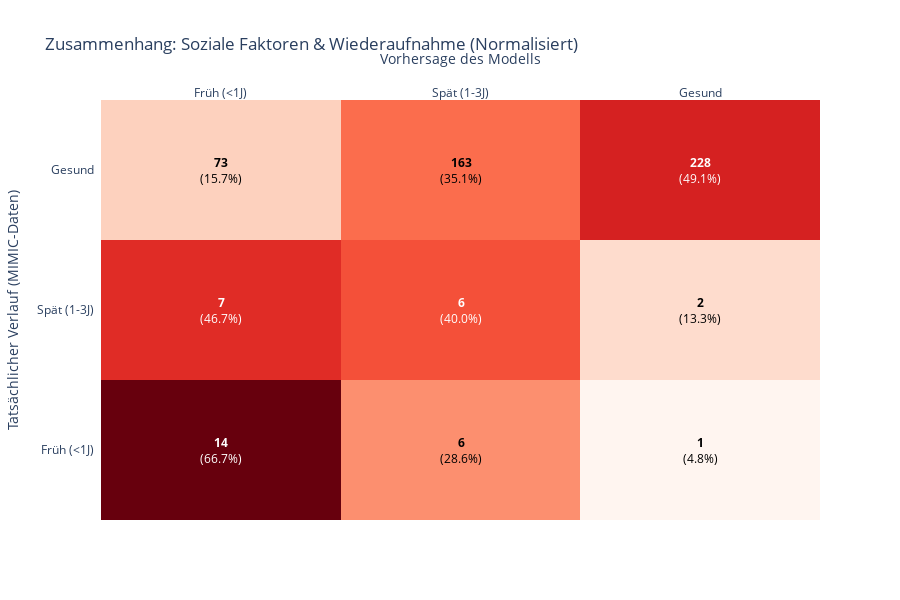

Notebook source saved alongside this figure:
### Markdown cell above
# Evaluation

### Code cell
import plotly.figure_factory as ff
from sklearn.metrics import classification_report, confusion_matrix
import pandas as pd

# 1. Classification Report ausgeben (Text-Form für die harten Fakten)
print("EXPRESS-CHECK REPORT (N_train=1000):")
report_dict = classification_report(y_test_fast, y_val_pred_fast, 
                                   target_names=['Früh (<1J)', 'Spät (1-3J)', 'Gesund'],
                                   output_dict=True,
                                   zero_division=0)
print(classification_report(y_test_fast, y_val_pred_fast, 
                           target_names=['Früh (<1J)', 'Spät (1-3J)', 'Gesund']))

import plotly.figure_factory as ff
import numpy as np

# 1. Normalisierung der Confusion Matrix (Zeilenweise)
# Wie viel % der tatsächlichen Klasse wurden wie vorhergesagt?
cm = confusion_matrix(y_test_fast, y_val_pred_fast)
cm_perc = cm.astype('float') / cm.sum(axis=1)[:, np.newaxis]

labels = ['Früh (<1J)', 'Spät (1-3J)', 'Gesund']

# 2. Text für die Boxen (Absolute Zahl + Prozent)
annot_text = [
    [f"<b>{val}</b><br>({perc:.1%})" for val, perc in zip(row_val, row_perc)]
    for row_val, row_perc in zip(cm, cm_perc)
]

# 3. Interaktive Heatmap
fig = ff.create_annotated_heatmap(
    cm_perc, 
    x=labels, 
    y=labels, 
    annotation_text=annot_text, 
    colorscale='Reds' # 'Reds' hebt die Treffer besser hervor
)

fig.update_layout(
    title='Zusammenhang: Soziale Faktoren & Wiederaufnahme (Normalisiert)',
    xaxis_title="Vorhersage des Modells",
    yaxis_title="Tatsächlicher Verlauf (MIMIC-Daten)",
    template="plotly_white",
    height=600
)

fig.show()

### Figure 1 — Plotly figure (JSON) as saved in the notebook; plotly's stock layout.template omitted (floating-point values rounded to 4 significant figures)
{"data": [{"colorscale": [[0, "rgb(255,245,240)"], [0.125, "rgb(254,224,210)"], [0.25, "rgb(252,187,161)"], [0.375, "rgb(252,146,114)"], [0.5, "rgb(251,106,74)"], [0.625, "rgb(239,59,44)"], [0.75, "rgb(203,24,29)"], [0.875, "rgb(165,15,21)"], [1, "rgb(103,0,13)"]], "reversescale": false, "showscale": false, "type": "heatmap", "x": ["Früh (<1J)", "Spät (1-3J)", "Gesund"], "y": ["Früh (<1J)", "Spät (1-3J)", "Gesund"], "z": [[0.6667, 0.2857, 0.04762], [0.4667, 0.4, 0.1333], [0.1573, 0.3513, 0.4914]]}], "layout": {"annotations": [{"font": {"color": "#FFFFFF"}, "showarrow": false, "text": "<b>14</b><br>(66.7%)", "x": "Früh (<1J)", "xref": "x", "y": "Früh (<1J)", "yref": "y"}, {"font": {"color": "#000000"}, "showarrow": false, "text": "<b>6</b><br>(28.6%)", "x": "Spät (1-3J)", "xref": "x", "y": "Früh (<1J)", "yref": "y"}, {"font": {"color": "#000000"}, "showarrow": false, "text": "<b>1</b><br>(4.8%)", "x": "Gesund", "xref": "x", "y": "Früh (<1J)", "yref": "y"}, {"font": {"color": "#FFFFFF"}, "showarrow": false, "text": "<b>7</b><br>(46.7%)", "x": "Früh (<1J)", "xref": "x", "y": "Spät (1-3J)", "yref": "y"}, {"font": {"color": "#FFFFFF"}, "showarrow": false, "text": "<b>6</b><br>(40.0%)", "x": "Spät (1-3J)", "xref": "x", "y": "Spät (1-3J)", "yref": "y"}, {"font": {"color": "#000000"}, "showarrow": false, "text": "<b>2</b><br>(13.3%)", "x": "Gesund", "xref": "x", "y": "Spät (1-3J)", "yref": "y"}, {"font": {"color": "#000000"}, "showarrow": false, "text": "<b>73</b><br>(15.7%)", "x": "Früh (<1J)", "xref": "x", "y": "Gesund", "yref": "y"}, {"font": {"color": "#000000"}, "showarrow": false, "text": "<b>163</b><br>(35.1%)", "x": "Spät (1-3J)", "xref": "x", "y": "Gesund", "yref": "y"}, {"font": {"color": "#FFFFFF"}, "showarrow": false, "text": "<b>228</b><br>(49.1%)", "x": "Gesund", "xref": "x", "y": "Gesund", "yref": "y"}], "height": 600, "title": {"text": "Zusammenhang: Soziale Faktoren & Wiederaufnahme (Normalisiert)"}, "xaxis": {"dtick": 1, "gridcolor": "rgb(0, 0, 0)", "side": "top", "ticks": "", "title": {"text": "Vorhersage des Modells"}}, "yaxis": {"dtick": 1, "ticks": "", "ticksuffix": "  ", "title": {"text": "Tatsächlicher Verlauf (MIMIC-Daten)"}}}}
